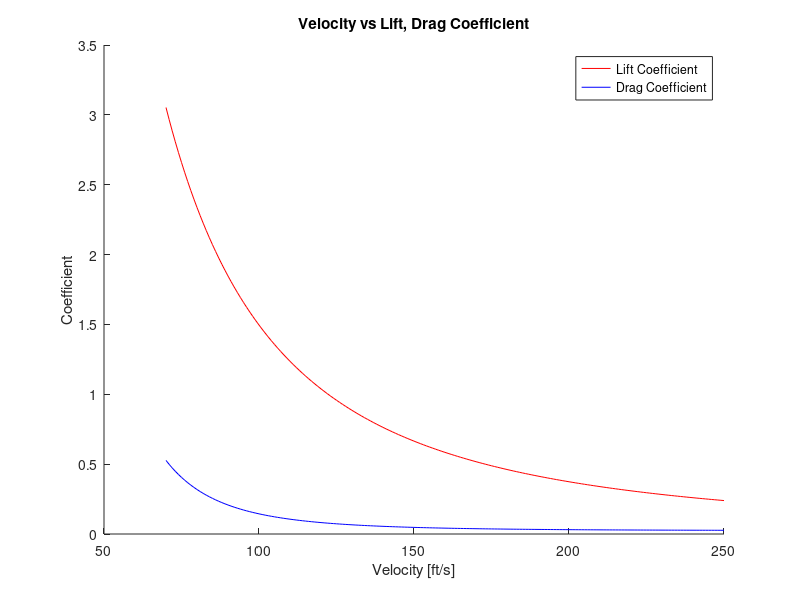
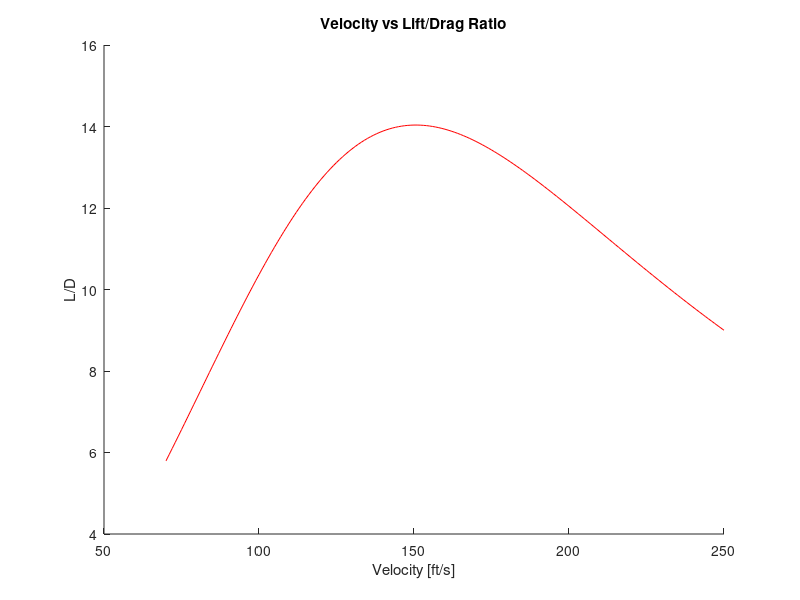

The MATLAB source for these figures, in order:
%Joel Lubinitsky
%AEE 342 - HW 1
%01/21/15

clear all
close all
clc

%Given
weight = 3200;
areaWing = 180;
density = 0.002377;

%Definitions
forceLift = weight;
velocity = [70 : 1 : 250];

%Calculations
coefficientLift = forceLift ./ (0.5 .* density .* (velocity .^ 2) .* areaWing);
coefficientDrag = 0.0235 + 0.0540 .* (coefficientLift .^ 2);

forceDrag = coefficientDrag .* (0.5 .* density .* (velocity .^ 2) .* areaWing);

ratioLiftDrag = forceLift ./ forceDrag;

ratioLiftDragMax = max(ratioLiftDrag);
velocityMaxLiftDrag = velocity(find(ratioLiftDrag == ratioLiftDragMax))

%Plots
figure(1)
hold on
title('Velocity vs Lift, Drag Coefficient')
xlabel('Velocity [ft/s]')
ylabel('Coefficient')
plot(velocity, coefficientLift, 'color', [1 0 0])
plot(velocity, coefficientDrag, 'color', [0 0 1])
legend('Lift Coefficient', 'Drag Coefficient', 'location', 'best')

figure(2)
hold on
title('Velocity vs Lift/Drag Ratio')
xlabel('Velocity [ft/s]')
ylabel('L/D')
plot(velocity, ratioLiftDrag, 'color', [1 0 0])